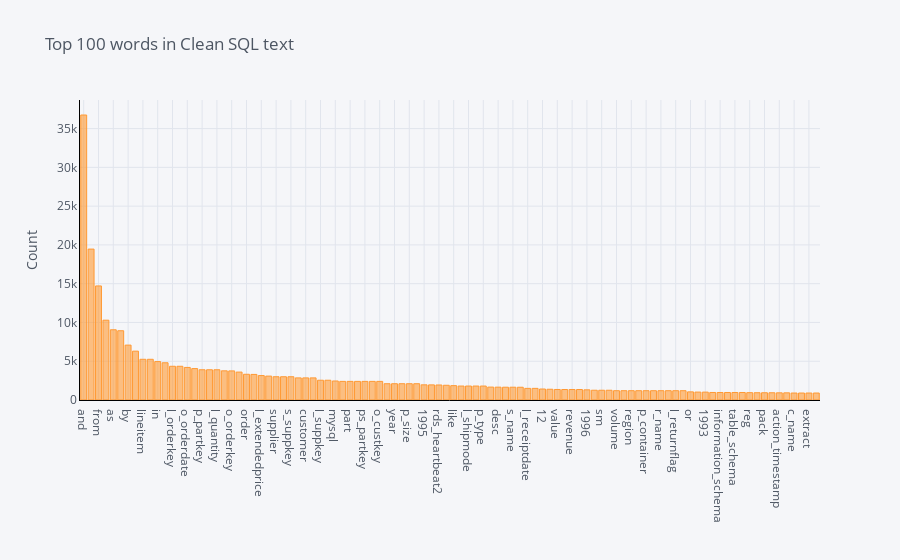

Notebook code for this chart:
### Markdown cell above
## Get top n words

### Code cell
from sklearn.feature_extraction.text import CountVectorizer
def get_top_n_words(corpus, n=None):
    vec = CountVectorizer().fit(corpus)
    bag_of_words = vec.transform(corpus)
    sum_words = bag_of_words.sum(axis=0) 
    words_freq = [(word, sum_words[0, idx]) for word, idx in vec.vocabulary_.items()]
    words_freq =sorted(words_freq, key = lambda x: x[1], reverse=True)
    return words_freq[:n]
common_words = get_top_n_words(df_clean['sql_text_tokenized'], 100)
df2 = pd.DataFrame(common_words, columns = ['SQLText' , 'count'])
#df2.head()
df2.groupby('SQLText').sum()['count'].sort_values(ascending=False)
df2.groupby('SQLText').sum()['count'].sort_values(ascending=False).iplot(
    kind='bar', yTitle='Count', linecolor='black', title='Top 100 words in Clean SQL text')

### Figure 1 — Plotly figure (JSON) as saved in the notebook; plotly's stock layout.template omitted (floating-point values rounded to 4 significant figures)
{"data": [{"marker": {"color": "rgba(255, 153, 51, 0.6)", "line": {"color": "rgba(255, 153, 51, 1.0)", "width": 1}}, "name": "count", "orientation": "v", "text": "", "type": "bar", "x": ["and", "select", "from", "where", "as", "01", "by", "date", "lineitem", "nation", "in", "n_name", "l_orderkey", "sum", "o_orderdate", "c_custkey", "p_partkey", "n_nationkey", "l_quantity", "group", "o_orderkey", "orders", "order", "l_shipdate", "l_extendedprice", "count", "supplier", "s_nationkey", "s_suppkey", "l_discount", "customer", "l_partkey", "l_suppkey", "ps_suppkey", "mysql", "n2", "part", "n1", "ps_partkey", "interval", "o_custkey", "l1", "year", "p_brand", "p_size", "partsupp", "1995", "c_acctbal", "rds_heartbeat2", "air", "like", "between", "l_shipmode", "ps_supplycost", "p_type", "not", "desc", "o_year", "s_name", "10", "l_receiptdate", "brand", "12", "case", "value", "o_orderpriority", "revenue", "c_phone", "1996", "med", "sm", "lg", "volume", "c_nationkey", "region", "n_regionkey", "p_container", "l_commitdate", "r_name", "ps_availqty", "l_returnflag", "r_regionkey", "or", "1994", "1993", "global", "information_schema", "tables", "table_schema", "table_name", "reg", "pkg", "pack", "box", "action_timestamp", "read_only", "c_name", "31", "extract", "month"], "y": [36753, 19462, 14708, 10291, 9057, 8932, 7080, 6300, 5250, 5250, 4954, 4800, 4350, 4350, 4200, 4050, 3900, 3900, 3900, 3762, 3750, 3600, 3318, 3300, 3150, 3082, 3000, 3000, 3000, 2850, 2850, 2850, 2550, 2550, 2451, 2400, 2400, 2400, 2400, 2400, 2400, 2100, 2100, 2100, 2100, 2100, 1956, 1950, 1936, 1898, 1850, 1800, 1800, 1800, 1800, 1666, 1656, 1650, 1650, 1645, 1500, 1500, 1418, 1388, 1358, 1350, 1350, 1350, 1312, 1260, 1258, 1258, 1200, 1200, 1200, 1200, 1200, 1200, 1200, 1200, 1200, 1200, 1050, 1020, 1016, 970, 969, 968, 968, 968, 946, 938, 936, 934, 924, 924, 900, 900, 900, 900]}], "layout": {"legend": {"bgcolor": "#F5F6F9", "font": {"color": "#4D5663"}}, "paper_bgcolor": "#F5F6F9", "plot_bgcolor": "#F5F6F9", "title": {"font": {"color": "#4D5663"}, "text": "Top 100 words in Clean SQL text"}, "xaxis": {"gridcolor": "#E1E5ED", "linecolor": "black", "showgrid": true, "tickfont": {"color": "#4D5663"}, "title": {"font": {"color": "#4D5663"}, "text": ""}, "zerolinecolor": "#E1E5ED"}, "yaxis": {"gridcolor": "#E1E5ED", "linecolor": "black", "showgrid": true, "tickfont": {"color": "#4D5663"}, "title": {"font": {"color": "#4D5663"}, "text": "Count"}, "zerolinecolor": "#E1E5ED"}}}
